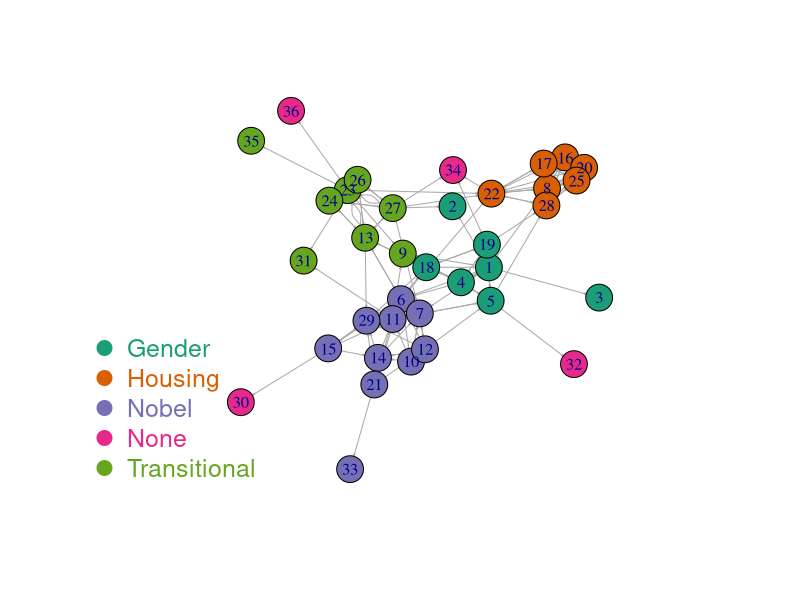

Here is the R script that generated this plot:
#metanetwork project
library(igraph)
library(tidyverse)
library(RColorBrewer)

#read in reports
#id is the person reporting
#id.1 is the person they reported
net.df<-read.csv('MetaNetworks.csv')
#Id to group map - 5 groups (4 projects and None for virtual participants)
groups_ed<-read.csv("groups.csv") 

##############################
#This code section makes the network for 
# is the top5 list reported
##############################

#make a graph object
top5_el<-as.matrix(net.df[ , c("id", "id.1")])
top5.g<-graph_from_edgelist(top5_el)

#assign group type
V(top5.g)$groups<-groups_ed$Group

# create color palette based on unique values for vertex attribute
pal <- brewer.pal(5, "Dark2")
my_color <- pal[as.numeric(as.factor(V(top5.g)$groups))]

V(top5.g)$color <- my_color

# plot network
png(file="top5.png",width=800, height=600)
plot(top5.g, edge.arrow.size = 0.1, layout=layout.fruchterman.reingold)
# Add a legend
legend("bottomleft", legend=levels(as.factor(V(top5.g)$groups))  , col = pal , bty = "n", pch=20 , pt.cex = 3, cex = 1.5, text.col=pal , horiz = FALSE)
dev.off()

